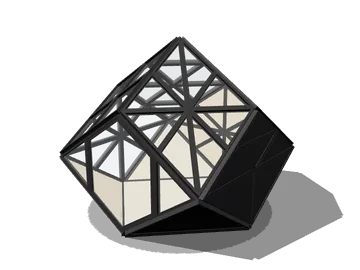
#> input picture configurador-3d/imagenes/miniatura_cubic-oscuro.webp, 360 x 270 px, given in place of Captura de pantalla 2026-10-08 192055.png, which was not available
$ python fotos.py ../imagenes/miniatura_cubic-oscuro.webp
#> lines starting #> are read from the running program, lines starting #| are printed output that depends on the picture; after the words box and inside, x2 and y2 are one past the last pixel; in counts of white or black regions, pixels touching at a corner belong together; pictures that were not available may be replaced by others from this repository, and a replacement may not be noted
#!/usr/bin/env python3
"""
Prepara las fotos de referencia de DOMO para el configurador.

Las tres salen con el mismo recorte (cuadrado, con el Dormi centrado), el mismo
tamaño (400 × 400 px) y la misma compresión, para que se vean como una sola
familia (pedido de DOMO del 16/10). No se retocan colores ni contenido: solo
se recortan y se achican. La única excepción es la captura de Blender del
Áureo: se borran los indicadores del editor que quedaron dibujados encima
(cursor 3D, eje Z punteado y punto de origen), rellenando esos pocos píxeles
con el color de alrededor; el modelo, el podio y el fondo quedan como en la
captura. El marco lo pone la página (estilos.css, .foto-ref).

Uso: python3 scripts/fotos.py <carpeta "referencias" de DOMO>
     (la carpeta tiene las subcarpetas Aureo, Patagonico y Cubic)
Necesita Pillow y numpy.
"""
import os
import sys

import numpy as np
from PIL import Image

LADO = 400  # px de la imagen final (cuadrada)

# archivo de salida -> (foto de DOMO, recorte cuadrado (izquierda, arriba, derecha, abajo) en px de la foto)
# Los recortes y las zonas de abajo están medidos sobre cada captura original.
FOTOS = {
    'dormi_aureo.jpg': ('Aureo/Captura de pantalla 2026-10-08 192055.png', (92, 0, 664, 572)),
    'dormi_patagonico.jpg': ('Patagonico/Captura de pantalla 2026-10-15 171600.png', (82, 10, 622, 550)),
    'cubic.jpg': ('Cubic/Captura de pantalla 2026-07-17 153857.png', (0, 104, 355, 459)),
}


# Cursor 3D de Blender en la captura del Áureo: caja que lo contiene (izquierda, arriba,
# derecha, abajo), gris de las tres caras lisas que tapa (fondo, cara superior del podio y
# cara del frente) y recta del borde del podio que lo cruza (y = y0 + pendiente · (x - x0)).
CURSOR_AUREO = {'caja': (595, 364, 634, 412), 'grises': (78.5, 93, 102.5), 'borde': (607, 370, 0.3)}


def vecinos(m):
    return m | np.roll(m, 1, 0) | np.roll(m, -1, 0) | np.roll(m, 1, 1) | np.roll(m, -1, 1)


def sin_indicadores_de_blender(foto):
    """Borra los indicadores del editor de Blender (no son parte del Dormi)."""
    a = np.asarray(foto).astype(float)
    r, g, b = a[..., 0], a[..., 1], a[..., 2]
    luz = a.mean(-1)
    saturacion = a.max(-1) - a.min(-1)
    alto, ancho = luz.shape
    yy, xx = np.mgrid[0:alto, 0:ancho]
    # Ejes del editor (Z azul punteado, X rojo) y punto de origen naranja.
    ejes = ((b > r + 40) & (b > g + 20)) | ((r > g + 60) & (r > b + 60))
    origen = (r > 200) & (g > 100) & (g < 190) & (b < 90)
    # Cursor 3D: dentro de su caja, todo lo que no es uno de los tres grises lisos,
    # salvo la línea del borde del podio (que se conserva si no está tapada).
    izq, arr, der, aba = CURSOR_AUREO['caja']
    caja = (xx >= izq) & (xx < der) & (yy >= arr) & (yy < aba)
    x0, y0, pendiente = CURSOR_AUREO['borde']
    borde = np.abs(yy - (y0 + pendiente * (xx - x0))) <= 1.6
    distinto = np.abs(luz[..., None] - np.array(CURSOR_AUREO['grises'])).min(-1) > 3
    tapado = (luz < 55) | (luz > 130) | (saturacion > 22)
    cursor = caja & ((distinto & ~borde) | tapado)
    mascara = vecinos(ejes) | vecinos(origen) | (vecinos(cursor) & ~(caja & borde & ~tapado))
    # Relleno: primero con el promedio de los vecinos conocidos (de afuera hacia adentro),
    # después se suaviza para que no queden escalones.
    a[mascara] = np.nan
    direcciones = ((1, 0), (-1, 0), (0, 1), (0, -1))
    for c in range(3):
        canal = a[..., c]
        falta = mascara.copy()
        while falta.any():
            suma = np.zeros_like(canal)
            cuenta = np.zeros_like(canal)
            for d in direcciones:
                v = np.roll(canal, d, (0, 1))
                k = ~np.isnan(v)
                suma += np.where(k, v, 0)
                cuenta += k
            nuevos = falta & (cuenta > 0)
            canal[nuevos] = suma[nuevos] / cuenta[nuevos]
            falta &= ~nuevos
        for _ in range(300):
            prom = sum(np.roll(canal, d, (0, 1)) for d in direcciones) / 4
            canal[mascara] = prom[mascara]
    return Image.fromarray(np.clip(np.rint(a), 0, 255).astype('uint8')), int(mascara.sum())


def main():
    if len(sys.argv) != 2:
        sys.exit(__doc__)
    origen = sys.argv[1]
    destino = os.path.join(os.path.dirname(os.path.abspath(__file__)), '..', 'imagenes')
    for salida, (archivo, caja) in FOTOS.items():
        izq, arr, der, aba = caja
        if der - izq != aba - arr:
            sys.exit(f'{salida}: el recorte no es cuadrado')
        foto = Image.open(os.path.join(origen, archivo)).convert('RGB')
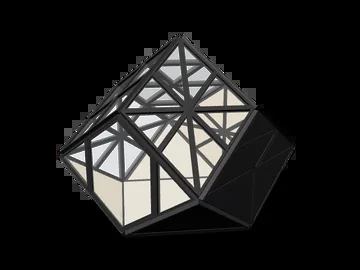
#> foto: PIL image 360x270 RGB; mean R, G, B 31.2, 30.9, 30.2
        if salida == 'dormi_aureo.jpg':
            foto, borrados = sin_indicadores_de_blender(foto)
#> in sin_indicadores_de_blender, `saturacion = a.max(-1) - a.min(-1)`:
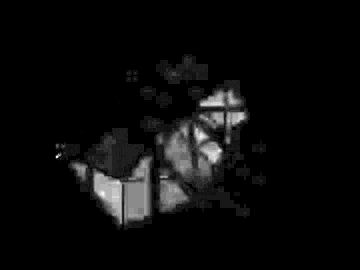
#> saturacion: shape (270, 360) float64; min 0, max 31, mean 1.4; drawn with min black and max white
#> in sin_indicadores_de_blender, `ejes = ((b > r + 40) & (b > g + 20)) | ((r > g + 60) & (r > b + 60))`: ejes: shape (270, 360) bool; every value is 0
#> in sin_indicadores_de_blender, `distinto = np.abs(luz[..., None] - np.array(CURSOR_AUREO['grises'])).m..`:
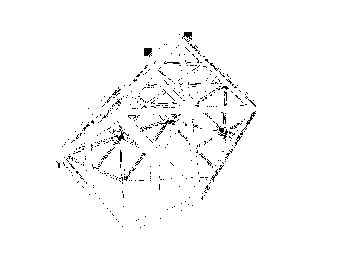
#> distinto: shape (270, 360) bool; 98.1% white; black in thin lines or dots, all inside (x1, y1, x2, y2) = (56, 32, 256, 228)
#> in sin_indicadores_de_blender, `tapado = (luz < 55) | (luz > 130) | (saturacion > 22)`:
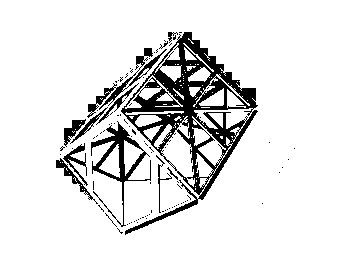
#> tapado: shape (270, 360) bool; 89.4% white; 94 black regions (82 under 20 px), largest, box (x1, y1, x2, y2) and area: (121, 32, 258, 235) 6898, (91, 121, 151, 227) 1184, (87, 48, 167, 118) 717
#> borrados = 0
            print(f'imagenes/{salida}: {borrados} px de indicadores del editor de Blender borrados')
#| imagenes/dormi_aureo.jpg: 0 px de indicadores del editor de Blender borrados
        if der > foto.width or aba > foto.height:
#> (the run stopped early here; a loop or call above may not have finished)
